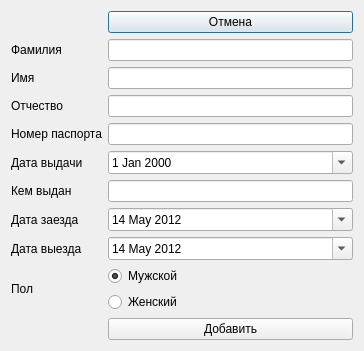
<?xml version="1.0" encoding="UTF-8"?>
<ui version="4.0">
 <class>Dialog_nc</class>
 <widget class="QDialog" name="Dialog_nc">
  <property name="geometry">
   <rect>
    <x>0</x>
    <y>0</y>
    <width>364</width>
    <height>349</height>
   </rect>
  </property>
  <property name="windowTitle">
   <string>Dialog</string>
  </property>
  <layout class="QGridLayout" name="gridLayout">
   <item row="1" column="0">
    <widget class="QLabel" name="label">
     <property name="text">
      <string>Фамилия</string>
     </property>
    </widget>
   </item>
   <item row="1" column="2">
    <widget class="QLineEdit" name="lineEdit"/>
   </item>
   <item row="2" column="0">
    <widget class="QLabel" name="label_2">
     <property name="text">
      <string>Имя</string>
     </property>
    </widget>
   </item>
   <item row="2" column="2">
    <widget class="QLineEdit" name="lineEdit_2"/>
   </item>
   <item row="3" column="0">
    <widget class="QLabel" name="label_3">
     <property name="text">
      <string>Отчество</string>
     </property>
    </widget>
   </item>
   <item row="3" column="2">
    <widget class="QLineEdit" name="lineEdit_3"/>
   </item>
   <item row="4" column="0">
    <widget class="QLabel" name="label_4">
     <property name="text">
      <string>Номер паспорта</string>
     </property>
    </widget>
   </item>
   <item row="4" column="2">
    <widget class="QLineEdit" name="lineEdit_4">
     <property name="inputMethodHints">
      <set>Qt::ImhDigitsOnly</set>
     </property>
    </widget>
   </item>
   <item row="5" column="0">
    <widget class="QLabel" name="label_5">
     <property name="text">
      <string>Дата выдачи</string>
     </property>
    </widget>
   </item>
   <item row="5" column="2">
    <widget class="QDateEdit" name="dateEdit_3">
     <property name="minimumDate">
      <date>
       <year>1960</year>
       <month>5</month>
       <day>14</day>
      </date>
     </property>
     <property name="calendarPopup">
      <bool>true</bool>
     </property>
    </widget>
   </item>
   <item row="6" column="0">
    <widget class="QLabel" name="label_6">
     <property name="text">
      <string>Кем выдан</string>
     </property>
    </widget>
   </item>
   <item row="7" column="0">
    <widget class="QLabel" name="label_7">
     <property name="text">
      <string>Дата заезда</string>
     </property>
    </widget>
   </item>
   <item row="7" column="2">
    <widget class="QDateEdit" name="dateEdit">
     <property name="minimumDate">
      <date>
       <year>2012</year>
       <month>5</month>
       <day>14</day>
      </date>
     </property>
     <property name="calendarPopup">
      <bool>true</bool>
     </property>
    </widget>
   </item>
   <item row="8" column="0">
    <widget class="QLabel" name="label_8">
     <property name="text">
      <string>Дата выезда</string>
     </property>
    </widget>
   </item>
   <item row="8" column="2">
    <widget class="QDateEdit" name="dateEdit_2">
     <property name="minimumDate">
      <date>
       <year>2012</year>
       <month>5</month>
       <day>14</day>
      </date>
     </property>
     <property name="calendarPopup">
      <bool>true</bool>
     </property>
    </widget>
   </item>
   <item row="10" column="2">
    <widget class="QRadioButton" name="radioButton">
     <property name="text">
      <string>Мужской</string>
     </property>
     <property name="checked">
      <bool>true</bool>
     </property>
    </widget>
   </item>
   <item row="6" column="2">
    <widget class="QLineEdit" name="lineEdit_5"/>
   </item>
   <item row="0" column="2">
    <widget class="QPushButton" name="pushButton_2">
     <property name="text">
      <string>Отмена</string>
     </property>
    </widget>
   </item>
   <item row="11" column="2">
    <widget class="QRadioButton" name="radioButton_2">
     <property name="text">
      <string>Женский</string>
     </property>
    </widget>
   </item>
   <item row="12" column="2">
    <widget class="QPushButton" name="pushButton">
     <property name="text">
      <string>Добавить</string>
     </property>
    </widget>
   </item>
   <item row="10" column="0" rowspan="2">
    <widget class="QLabel" name="label_9">
     <property name="text">
      <string>Пол</string>
     </property>
    </widget>
   </item>
  </layout>
 </widget>
 <resources/>
 <connections>
  <connection>
   <sender>pushButton</sender>
   <signal>clicked()</signal>
   <receiver>Dialog_nc</receiver>
   <slot>accept()</slot>
   <hints>
    <hint type="sourcelabel">
     <x>49</x>
     <y>318</y>
    </hint>
    <hint type="destinationlabel">
     <x>181</x>
     <y>174</y>
    </hint>
   </hints>
  </connection>
  <connection>
   <sender>pushButton_2</sender>
   <signal>clicked()</signal>
   <receiver>Dialog_nc</receiver>
   <slot>reject()</slot>
   <hints>
    <hint type="sourcelabel">
     <x>225</x>
     <y>21</y>
    </hint>
    <hint type="destinationlabel">
     <x>181</x>
     <y>174</y>
    </hint>
   </hints>
  </connection>
 </connections>
</ui>
